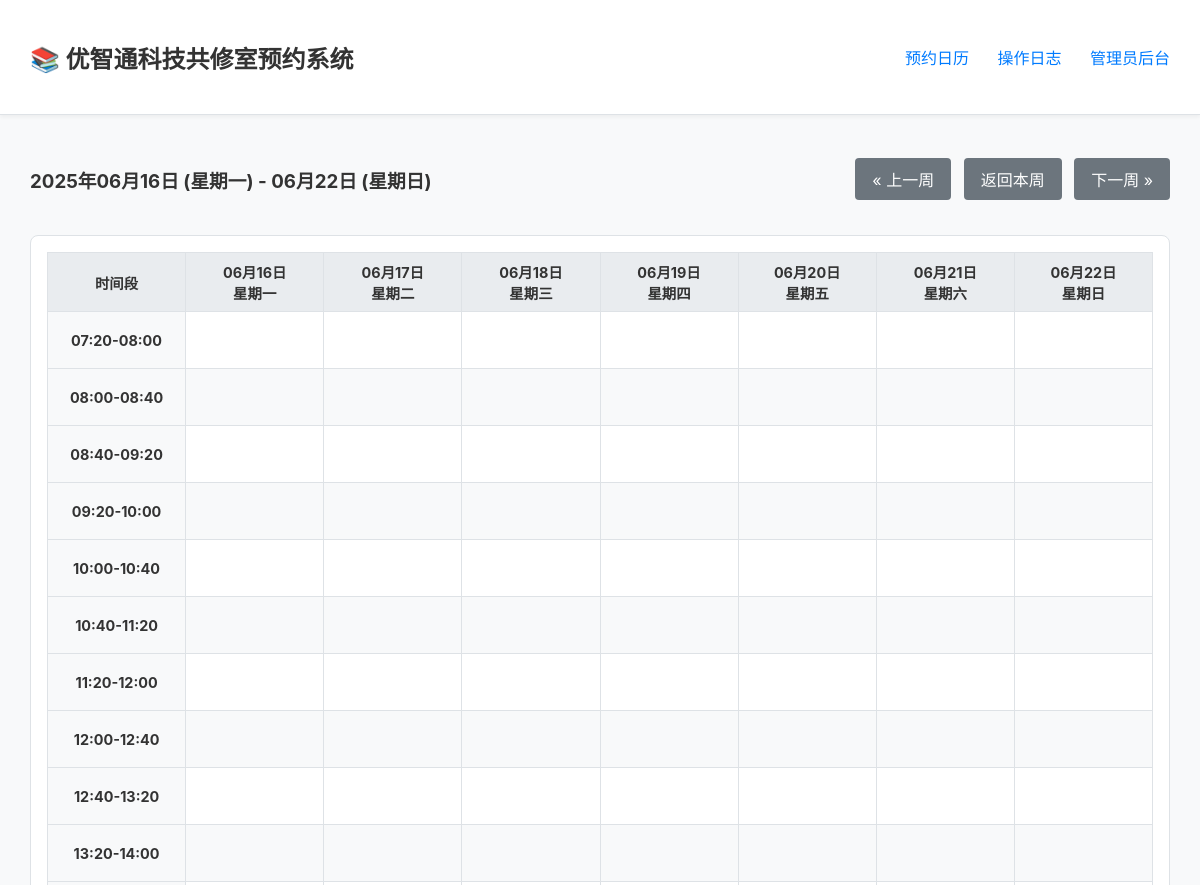
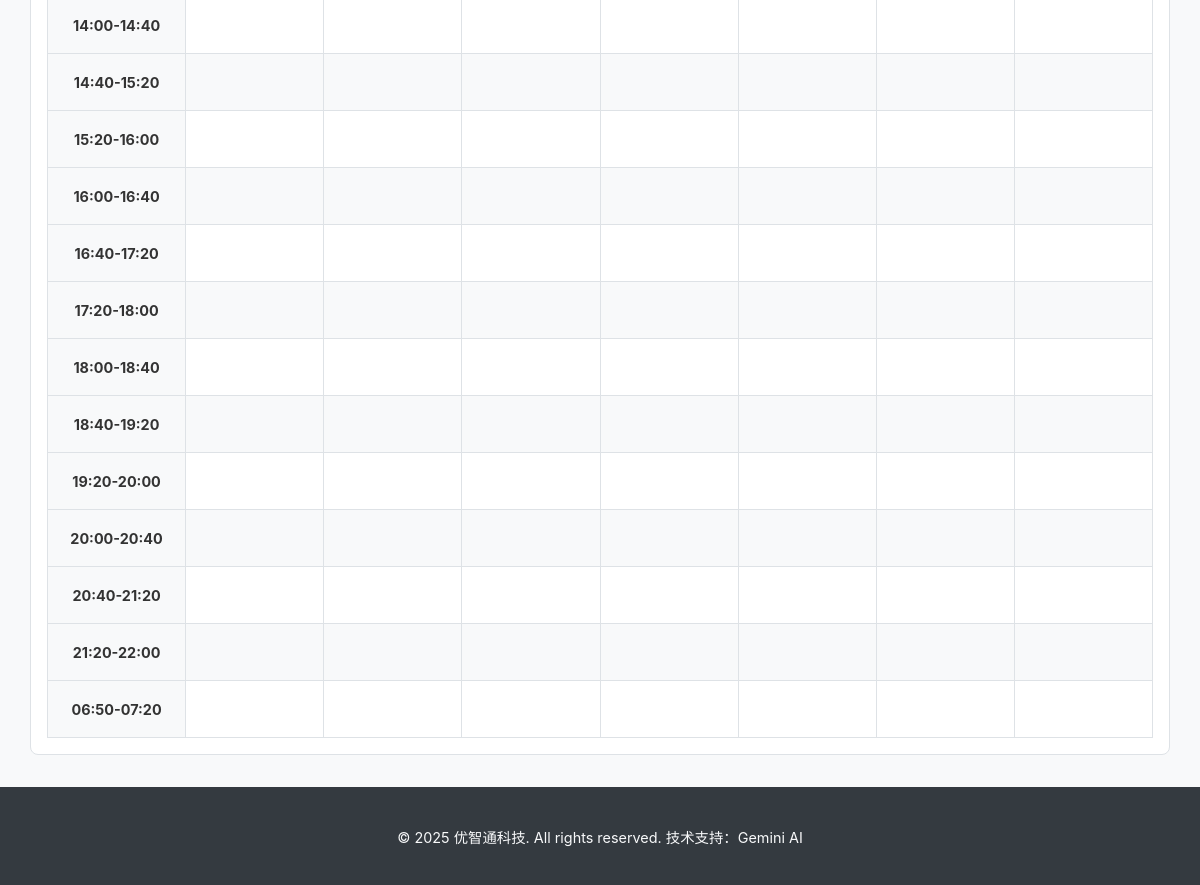
Page /schedule?start_date=2025-06-16 on the committed database (2 pictures, top to bottom).
### app.py (models this page shows)
    class TimeSlot(sql_alchemy_db.Model):
        id = sql_alchemy_db.Column(sql_alchemy_db.Integer, primary_key=True)
        slot_value = sql_alchemy_db.Column(sql_alchemy_db.String(50), unique=True, nullable=False)
        order = sql_alchemy_db.Column(sql_alchemy_db.Integer)

### app.py (the view)
@app.route('/schedule')
@check_db_connection
def schedule():
    start_date_str = request.args.get('start_date')
    today = date.today()
    start_date = datetime.strptime(start_date_str, '%Y-%m-%d').date() if start_date_str else today
    current_monday = start_date - timedelta(days=start_date.weekday())
    week_dates = [(current_monday + timedelta(days=i)) for i in range(7)]
    reservations = {}
    special_dates = set()
    time_slots = get_time_slots()  # *** 修改点：从数据库动态获取 ***
    if db_is_redis:
        special_dates = db.smembers('special_dates') or set()
        with db.pipeline() as pipe:
            for d in week_dates:
                for ts in time_slots: pipe.get(f"reservation:{d.isoformat()}:{ts}")
            results = pipe.execute()
        i = 0
        for d in week_dates:
            for ts in time_slots:
                if results[i]: reservations[f"{d.isoformat()}:{ts}"] = results[i]
                i += 1
    else:
        res_results = Reservation.query.all();
        special_dates = {sd.date_str for sd in SpecialDate.query.all()}
        for res in res_results: reservations[res.id] = res.user_name
    return render_template(
        'index.html',
        week_dates=week_dates, time_slots=time_slots, reservations=reservations,
        special_dates=special_dates, special_date_name="斋日", date_range_start=week_dates[0],
        date_range_end=week_dates[-1], prev_week_start_date=(current_monday - timedelta(weeks=1)).isoformat(),
        next_week_start_date=(current_monday + timedelta(weeks=1)).isoformat(), today_start_date=today.isoformat()
    )

### app.py (called while the page is built)
def get_time_slots():
    if db_is_redis:
        return db.lrange(TIME_SLOTS_KEY, 0, -1)
    else:
        slots = TimeSlot.query.order_by(TimeSlot.order).all()
        return [s.slot_value for s in slots]

def check_db_connection(f):
    @wraps(f)
    def decorated_function(*args, **kwargs):
        db_handle = db if db_is_redis else db.session
        if db_handle is None: return "数据库连接失败，请检查服务器配置或环境变量。", 503
        return f(*args, **kwargs)
    return decorated_function

### templates/index.html (shortened to what this page needs)
{% extends "base.html" %}
{% block content %}
<div class="schedule-header">
    <div class="date-range">
        <h3>{{ date_range_start.strftime('%Y年%m月%d日') }} ({{ date_range_start.strftime('%A') | replace('Monday', '星期一') | replace('Tuesday', '星期二') | replace('Wednesday', '星期三') | replace('Thursday', '星期四') | replace('Friday', '星期五') | replace('Saturday', '星期六') | replace('Sunday', '星期日') }}) - {{ date_range_end.strftime('%m月%d日') }} ({{ date_range_end.strftime('%A') | replace('Monday', '星期一') | replace('Tuesday', '星期二') | replace('Wednesday', '星期三') | replace('Thursday', '星期四') | replace('Friday', '星期五') | replace('Saturday', '星期六') | replace('Sunday', '星期日') }})</h3>
    </div>
    <div class="navigation">
        <a href="{{ url_for('schedule', start_date=prev_week_start_date) }}" class="button">&laquo; 上一周</a>
        <a href="{{ url_for('schedule', start_date=today_start_date) }}" class="button">返回本周</a>
        <a href="{{ url_for('schedule', start_date=next_week_start_date) }}" class="button">下一周 &raquo;</a>
    </div>
</div>
<div class="schedule-grid-container">
    <table class="schedule-grid">
        <thead>
            <tr>
                <th class="time-header">时间段</th>
                {% for day in week_dates %}
                <th class="{% if day.isoformat() in special_dates %}special-date{% endif %}">
                    {{ day.strftime('%m月%d日') }}<br>
                    {{ day.strftime('%A') | replace('Monday', '星期一') | replace('Tuesday', '星期二') | replace('Wednesday', '星期三') | replace('Thursday', '星期四') | replace('Friday', '星期五') | replace('Saturday', '星期六') | replace('Sunday', '星期日') }}
                </th>
                {% endfor %}
            </tr>
        </thead>
        <tbody>
            {% for time_slot in time_slots %}
            <tr>
                <td class="time-slot-label">{{ time_slot }}</td>
                {% for day in week_dates %}
                {% set res_key = day.isoformat() + ':' + time_slot %}
                <td data-date="{{ day.isoformat() }}" data-time="{{ time_slot }}" data-user="{{ reservations.get(res_key, '') }}">
                </td>
                {% endfor %}
            </tr>
            {% endfor %}
        </tbody>
    </table>
</div>
{% endblock %}

### static/css/style.css (style rules this page uses)
:root { --primary-color: #007bff; --primary-hover-color: #0056b3; --danger-color: #dc3545; --danger-hover-color: #c82333; --special-date-bg: #fff3cd; --border-color: #dee2e6; --background-color: #f8f9fa; --text-color: #333; --header-bg: #ffffff; --footer-bg: #343a40; --footer-text: #f8f9fa; --font-family: -apple-system, BlinkMacSystemFont, "Segoe UI", Roboto, "Helvetica Neue", Arial, sans-serif; }
body { font-family: var(--font-family); margin: 0; background-color: var(--background-color); color: var(--text-color); display: flex; flex-direction: column; min-height: 100vh; }
.button, .button-primary, .button-danger, .button-danger-small { display: inline-block; padding: 0.5rem 1rem; border: 1px solid transparent; border-radius: 0.25rem; text-decoration: none; cursor: pointer; font-size: 1rem; transition: all 0.2s ease-in-out; text-align: center; }
.button { background-color: #6c757d; color: white; }
.schedule-header { display: flex; justify-content: space-between; align-items: center; flex-wrap: wrap; margin-bottom: 1.5rem; }
.navigation a { margin-left: 0.5rem; }
.schedule-grid-container { overflow-x: auto; background: white; border: 1px solid var(--border-color); border-radius: 8px; padding: 1rem; }
.schedule-grid { width: 100%; border-collapse: collapse; table-layout: fixed; }
.schedule-grid th, .schedule-grid td { border: 1px solid var(--border-color); padding: 0.5rem; text-align: center; min-width: 120px; font-size: 0.9rem; }
.schedule-grid thead th { background-color: #e9ecef; position: sticky; top: 0; z-index: 10; }
.schedule-grid .time-header { min-width: 100px; }
.schedule-grid .time-slot-label { font-weight: bold; background-color: #f8f9fa; }
.schedule-grid tbody td { cursor: pointer; transition: background-color 0.2s; height: 40px; white-space: nowrap; overflow: hidden; text-overflow: ellipsis; }
table { width: 100%; border-collapse: collapse; }
table th, table td { padding: 0.75rem; border-bottom: 1px solid var(--border-color); text-align: left; }
table thead th { background-color: #e9ecef; }
table tbody tr:nth-child(even) { background-color: #f8f9fa; }

### rows in the picture
TimeSlot: slot_value "07:20-08:00"
TimeSlot: slot_value "08:00-08:40"
TimeSlot: slot_value "08:40-09:20"
TimeSlot: slot_value "09:20-10:00"
TimeSlot: slot_value "10:00-10:40"
TimeSlot: slot_value "10:40-11:20"
TimeSlot: slot_value "11:20-12:00"
TimeSlot: slot_value "12:00-12:40"
TimeSlot: slot_value "12:40-13:20"
TimeSlot: slot_value "13:20-14:00"
TimeSlot: slot_value "14:00-14:40"
TimeSlot: slot_value "14:40-15:20"
TimeSlot: slot_value "15:20-16:00"
TimeSlot: slot_value "16:00-16:40"
TimeSlot: slot_value "16:40-17:20"
TimeSlot: slot_value "17:20-18:00"
TimeSlot: slot_value "18:00-18:40"
TimeSlot: slot_value "18:40-19:20"
TimeSlot: slot_value "19:20-20:00"
TimeSlot: slot_value "20:00-20:40"
TimeSlot: slot_value "20:40-21:20"
TimeSlot: slot_value "21:20-22:00"
TimeSlot: slot_value "06:50-07:20"

### other values in the picture
{{ date_range_start.strftime('%Y年%m月%d日') }} "2025年06月16日"
{{ date_range_end.strftime('%m月%d日') }} "06月22日"
{{ day.strftime('%m月%d日') }} "06月16日" "06月17日" "06月18日" "06月19日" "06月20日" "06月21日" "06月22日"
